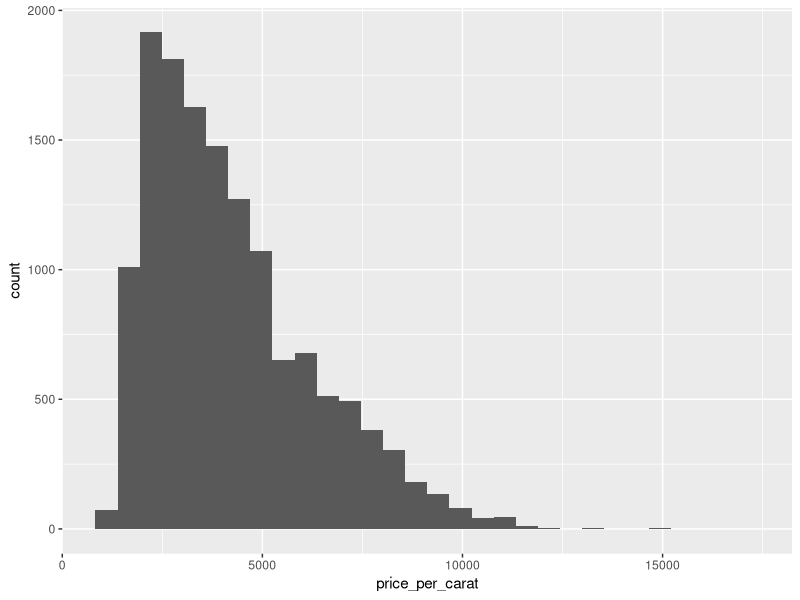

Source code (R):
## ---- chunk 1
knitr::opts_chunk$set(echo = TRUE)
library(tidyverse)

## ---- chunk 2
diamonds
## ---- chunk 3
# subset to diamonds with price at least $10,000
filter(diamonds, price >= 10000)
## ---- chunk 4
# subset to diamonds with price at least $10,000 AND clarity VVS1 or IF
filter(diamonds, price >= 10000 & clarity %in% c("VVS1", "IF"))
## ---- chunk 5
# subset to diamonds with price at least $10,000 AND clarity VVS1 or IF
filter(diamonds, carat >= 3 & cut == "Ideal")
## ---- chunk 6
# select columns corresponding to the "4 C's"
select(diamonds, carat, cut, color, clarity)
## ---- chunk 7
select(diamonds, -x, -y, -z)
## ---- chunk 8
arrange(diamonds, carat)
## ---- chunk 9
arrange(diamonds, desc(carat)) # sort diamonds by carat (descending)
## ---- chunk 10
arrange(diamonds, desc(x))
## ---- chunk 11
# add column that is the price per carat of each diamond
mutate(diamonds, price_per_carat = price/carat)
## ---- chunk 12
# add column that indicates whether a diamond's price per carat is at least $10k
mutate(diamonds, fancy_diamond = price/carat > 10000)
## ---- chunk 13
# use if_else() if you have two cases
mutate(diamonds,
good_value =
if_else(
condition = carat > 2, # check whether carat > 2
true = price < 5000, # if so, good value if cheaper than $5k
false = price < 1000 # if not, good value if cheaper than $1k
)
)
## ---- chunk 14

# use case_when() if you have more than two cases
mutate(diamonds,
value =
case_when(
carat > 2 & price < 5000 ~ "good", # if carat > 2 and price < 5000, then good
carat > 1 & price < 2500 ~ "ok", # if carat > 1 and price < 2500, then ok
TRUE ~ "bad" # otherwise, bad
)
)
## ---- chunk 15
mutate(diamonds, 
       good_color = if_else(
         condition = color %in% c("D", "E", "F", "G"),
         true = TRUE,
         false = FALSE
       )
       )
## ---- chunk 16
# find the number of "fancy" diamonds (price per carat at least $10000),
summarise(diamonds, num_fancy_diamonds = sum(price/carat > 10000))
## ---- chunk 17
# find the number of "fancy" diamonds (price per carat at least $10000),
# as well as the mean price of a diamond
summarise(diamonds,
num_fancy_diamonds = sum(price/carat > 10000),
mean_diamond_price = mean(price))
## ---- chunk 18
summarise(diamonds, cheap_one_carat = sum(carat>=1 & price<1000))
## ---- chunk 19
diamonds %>% # pipe in the data
filter(cut == "Premium") %>% # restrict to premium cut diamonds
mutate(price_per_carat = price/carat) %>% # add price_per_carat variable
arrange(desc(price_per_carat)) # sort based on price_per_carat
## ---- chunk 20
diamonds %>% # pipe in the data
filter(cut == "Premium") %>% # restrict to premium cut diamonds
mutate(price_per_carat = price/carat) %>% # add price_per_carat variable
ggplot() + # start a ggplot
geom_histogram(aes(x = price_per_carat)) # add a histogram
## ---- chunk 21
diamonds %>%
  summarise(mean_price = mean(carat >= 1, na.rm = TRUE) )
## ---- chunk 22
diamonds %>% # pipe in the data
group_by(cut) %>% # group by cut
summarise(max_price = max(price)) # find the max price for each cut
## ---- chunk 23
diamonds %>% # pipe in the data
group_by(cut, clarity) %>% # group by both cut and clarity
summarise(max_price = max(price)) # find the max price for each group
## ---- chunk 24
diamonds %>% # pipe in the data
group_by(cut, clarity) %>% # group by both cut and clarity
summarise(max_price = max(price)) %>% # find the max price for each group
ungroup() # remove grouping
## ---- chunk 25
count(diamonds, cut)
## ---- chunk 26
diamonds %>%
  group_by(cut) %>%
  summarise(n=n())
## ---- chunk 27

diamonds
## ---- chunk 28
max_prices <- diamonds %>% # pipe in the data
group_by(cut) %>% # group by cut
summarise(max_price = max(price)) # find the max price for each cut
max_prices

## ---- chunk 29
min(diamonds$price)
## ---- chunk 30
diamonds %>% 
  summarise(dias_big = sum(x>= y*1.5))
## ---- chunk 31
diamonds %>%
  filter(color %in% c("D", "E", "F", "G")) %>%
  summarise(median_carats = median(carat))

